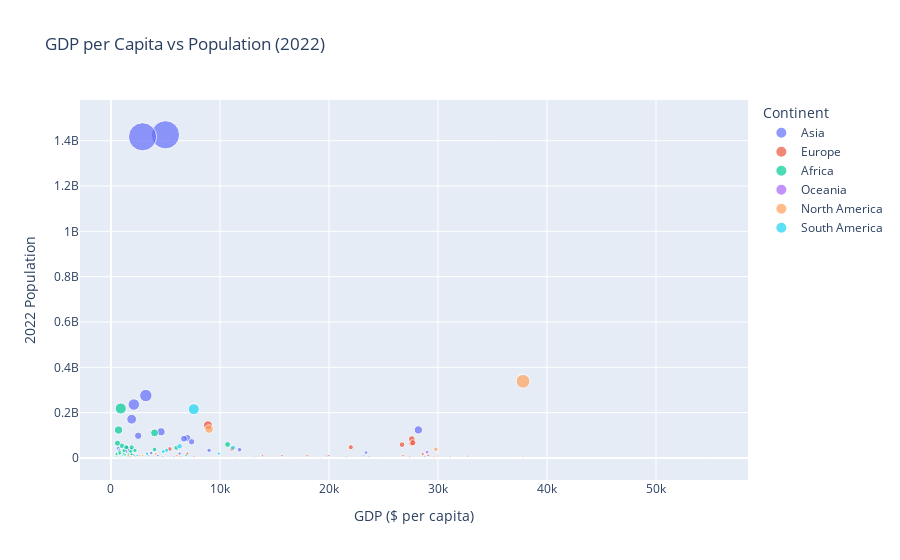

Notebook code cell kept with this figure:
### Code cell
# PLOTLY - bubble plot
fig = px.scatter(
    merged_df,
    x="GDP ($ per capita)",
    y="2022 Population",
    size="total share",
    color="Continent",
    hover_name="Country/Territory",
    title="GDP per Capita vs Population (2022)"
)

fig.show()

### Figure 1 — Plotly figure (JSON) as saved in the notebook; plotly's stock layout.template omitted (floating-point values rounded to 4 significant figures)
{"data": [{"hovertemplate": "<b>%{hovertext}</b><br><br>Continent=Asia<br>GDP ($ per capita)=%{x}<br>2022 Population=%{y}<br>total share=%{marker.size}<extra></extra>", "hovertext": ["Afghanistan", "Armenia", "Azerbaijan", "Bahrain", "Bangladesh", "Bhutan", "Brunei", "Cambodia", "China", "Georgia", "Hong Kong", "India", "Indonesia", "Iran", "Iraq", "Israel", "Japan", "Jordan", "Kazakhstan", "Kuwait", "Kyrgyzstan", "Laos", "Lebanon", "Macau", "Malaysia", "Maldives", "Mongolia", "Nepal", "Oman", "Pakistan", "Philippines", "Qatar", "Saudi Arabia", "Singapore", "Sri Lanka", "Syria", "Taiwan", "Tajikistan", "Thailand", "Turkey", "Turkmenistan", "United Arab Emirates", "Uzbekistan", "Vietnam", "Yemen"], "legendgroup": "Asia", "marker": {"color": "#636efa", "size": [0.5361, 0.03624, 0.135, 0.01919, 2.231, 0.0102, 0.005852, 0.2185, 18.58, 0.0488, 0.09761, 18.47, 3.591, 1.154, 0.58, 0.1178, 1.616, 0.1471, 0.2528, 0.05564, 0.08642, 0.09814, 0.07155, 0.009061, 0.4423, 0.006827, 0.04429, 0.3982, 0.05965, 3.074, 1.506, 0.03513, 0.4745, 0.07789, 0.2846, 0.2884, 0.3114, 0.1297, 0.9345, 1.112, 0.08382, 0.1231, 0.4513, 1.28, 0.4392], "sizemode": "area", "sizeref": 0.04646, "symbol": "circle"}, "mode": "markers", "name": "Asia", "orientation": "v", "showlegend": true, "type": "scatter", "x": [700.0, 3500.0, 3400.0, 16900.0, 1900.0, 1300.0, 18600.0, 1900.0, 5000.0, 2500.0, 28800.0, 2900.0, 3200.0, 7000.0, 1500.0, 19800.0, 28200.0, 4300.0, 6300.0, 19000.0, 1600.0, 1700.0, 4800.0, 19400.0, 9000.0, 3900.0, 1800.0, 1400.0, 13100.0, 2100.0, 4600.0, 21500.0, 11800.0, 23700.0, 3700.0, 3300.0, 23400.0, 1000.0, 7400.0, 6700.0, 5800.0, 23200.0, 1700.0, 2500.0, 800.0], "xaxis": "x", "y": [41128771, 2780469, 10358074, 1472233, 171186372, 782455, 449002, 16767842, 1425887337, 3744385, 7488865, 1417173173, 275501339, 88550570, 44496122, 9038309, 123951692, 11285869, 19397998, 4268873, 6630623, 7529475, 5489739, 695168, 33938221, 523787, 3398366, 30547580, 4576298, 235824862, 115559009, 2695122, 36408820, 5975689, 21832143, 22125249, 23893394, 9952787, 71697030, 85341241, 6430770, 9441129, 34627652, 98186856, 33696614], "yaxis": "y"}, {"hovertemplate": "<b>%{hovertext}</b><br><br>Continent=Europe<br>GDP ($ per capita)=%{x}<br>2022 Population=%{y}<br>total share=%{marker.size}<extra></extra>", "hovertext": ["Albania", "Andorra", "Austria", "Belarus", "Belgium", "Bulgaria", "Croatia", "Cyprus", "Czech Republic", "Denmark", "Estonia", "Faroe Islands", "Finland", "France", "Germany", "Gibraltar", "Greece", "Guernsey", "Hungary", "Iceland", "Ireland", "Isle of Man", "Italy", "Jersey", "Latvia", "Liechtenstein", "Lithuania", "Luxembourg", "Malta", "Moldova", "Monaco", "Netherlands", "Norway", "Poland", "Portugal", "Romania", "Russia", "San Marino", "Serbia", "Slovakia", "Slovenia", "Spain", "Sweden", "Switzerland", "Ukraine", "United Kingdom"], "legendgroup": "Europe", "marker": {"color": "#EF553B", "size": [0.03705, 0.00104, 0.1165, 0.1243, 0.1519, 0.0884, 0.05253, 0.01631, 0.1368, 0.07667, 0.01728, 0.000692, 0.07222, 0.8423, 1.087, 0.0004255, 0.1354, 0.0008251, 0.1299, 0.00486, 0.06547, 0.001102, 0.7695, 0.001444, 0.02412, 0.0005126, 0.03584, 0.008441, 0.006951, 0.04266, 0.0004753, 0.2289, 0.07083, 0.5195, 0.1339, 0.2562, 1.886, 0.0004387, 0.09412, 0.07356, 0.02763, 0.6199, 0.1375, 0.1139, 0.5175, 0.8799], "sizemode": "area", "sizeref": 0.04646, "symbol": "circle"}, "mode": "markers", "name": "Europe", "orientation": "v", "showlegend": true, "type": "scatter", "x": [4500.0, 19000.0, 30000.0, 6100.0, 29100.0, 7600.0, 10600.0, 19200.0, 15700.0, 31100.0, 12300.0, 22000.0, 27400.0, 27600.0, 27600.0, 17500.0, 20000.0, 20000.0, 13900.0, 30900.0, 29600.0, 21000.0, 26700.0, 24800.0, 10200.0, 25000.0, 11400.0, 55100.0, 17700.0, 1800.0, 27000.0, 28600.0, 37800.0, 11100.0, 18000.0, 7000.0, 8900.0, 34600.0, 2200.0, 13300.0, 19000.0, 22000.0, 26800.0, 32700.0, 5400.0, 27700.0], "xaxis": "x", "y": [2842321, 79824, 8939617, 9534954, 11655930, 6781953, 4030358, 1251488, 10493986, 5882261, 1326062, 53090, 5540745, 64626628, 83369843, 32649, 10384971, 63301, 9967308, 372899, 5023109, 84519, 59037474, 110778, 1850651, 39327, 2750055, 647599, 533286, 3272996, 36469, 17564014, 5434319, 39857145, 10270865, 19659267, 144713314, 33660, 7221365, 5643453, 2119844, 47558630, 10549347, 8740472, 39701739, 67508936], "yaxis": "y"}, {"hovertemplate": "<b>%{hovertext}</b><br><br>Continent=Africa<br>GDP ($ per capita)=%{x}<br>2022 Population=%{y}<br>total share=%{marker.size}<extra></extra>", "hovertext": ["Algeria", "Angola", "Benin", "Botswana", "Burkina Faso", "Burundi", "Cameroon", "Cape Verde", "Chad", "Comoros", "Djibouti", "Egypt", "Equatorial Guinea", "Eritrea", "Ethiopia", "Gabon", "Ghana", "Guinea", "Guinea-Bissau", "Kenya", "Lesotho", "Liberia", "Libya", "Madagascar", "Malawi", "Mali", "Mauritania", "Mauritius", "Mayotte", "Morocco", "Mozambique", "Namibia", "Niger", "Nigeria", "Reunion", "Rwanda", "Senegal", "Seychelles", "Sierra Leone", "Somalia", "South Africa", "Sudan", "Tanzania", "Togo", "Tunisia", "Uganda", "Western Sahara", "Zambia", "Zimbabwe"], "legendgroup": "Africa", "marker": {"color": "#00cc96", "size": [0.5853, 0.4639, 0.174, 0.03428, 0.2955, 0.168, 0.3638, 0.007731, 0.231, 0.01091, 0.01461, 1.447, 0.02183, 0.04802, 1.608, 0.03114, 0.4363, 0.1806, 0.02744, 0.7042, 0.03005, 0.06911, 0.08879, 0.386, 0.266, 0.2945, 0.06173, 0.01694, 0.00425, 0.4882, 0.4297, 0.03346, 0.3416, 2.848, 0.0127, 0.1796, 0.2257, 0.001396, 0.1122, 0.2294, 0.7806, 0.611, 0.8537, 0.1153, 0.161, 0.6158, 0.007507, 0.2609, 0.2127], "sizemode": "area", "sizeref": 0.04646, "symbol": "circle"}, "mode": "markers", "name": "Africa", "orientation": "v", "showlegend": true, "type": "scatter", "x": [6000.0, 1900.0, 1100.0, 9000.0, 1100.0, 600.0, 1800.0, 1400.0, 1200.0, 700.0, 1300.0, 4000.0, 2700.0, 700.0, 700.0, 5500.0, 2200.0, 2100.0, 800.0, 1000.0, 3000.0, 1000.0, 6400.0, 800.0, 600.0, 900.0, 1800.0, 11400.0, 2600.0, 4000.0, 1200.0, 7200.0, 800.0, 900.0, 5800.0, 1300.0, 1600.0, 7800.0, 500.0, 500.0, 10700.0, 1900.0, 600.0, 1500.0, 6900.0, 1400.0, NaN, 800.0, 1900.0], "xaxis": "x", "y": [44903225, 35588987, 13352864, 2630296, 22673762, 12889576, 27914536, 593149, 17723315, 836774, 1120849, 110990103, 1674908, 3684032, 123379924, 2388992, 33475870, 13859341, 2105566, 54027487, 2305825, 5302681, 6812341, 29611714, 20405317, 22593590, 4736139, 1299469, 326101, 37457971, 32969517, 2567012, 26207977, 218541212, 974052, 13776698, 17316449, 107118, 8605718, 17597511, 59893885, 46874204, 65497748, 8848699, 12356117, 47249585, 575986, 20017675, 16320537], "yaxis": "y"}, {"hovertemplate": "<b>%{hovertext}</b><br><br>Continent=Oceania<br>GDP ($ per capita)=%{x}<br>2022 Population=%{y}<br>total share=%{marker.size}<extra></extra>", "hovertext": ["American Samoa", "Australia", "Cook Islands", "Fiji", "French Polynesia", "Guam", "Kiribati", "Marshall Islands", "Nauru", "New Caledonia", "New Zealand", "Palau", "Papua New Guinea", "Samoa", "Solomon Islands", "Tonga", "Tuvalu", "Vanuatu", "Wallis and Futuna"], "legendgroup": "Oceania", "marker": {"color": "#ab63fa", "size": [0.000577, 0.3412, 0.0002217, 0.01212, 0.003992, 0.002239, 0.00171, 0.0005418, 0.0001651, 0.003779, 0.06758, 0.0002353, 0.1322, 0.002898, 0.00944, 0.001393, 0.0001474, 0.004259, 0.0001508], "sizemode": "area", "sizeref": 0.04646, "symbol": "circle"}, "mode": "markers", "name": "Oceania", "orientation": "v", "showlegend": true, "type": "scatter", "x": [8000.0, 29000.0, 5000.0, 5800.0, 17500.0, 21000.0, 800.0, 1600.0, 5000.0, 15000.0, 21600.0, 9000.0, 2200.0, 5600.0, 1700.0, 2200.0, 1100.0, 2900.0, 3700.0], "xaxis": "x", "y": [44273, 26177413, 17011, 929766, 306279, 171774, 131232, 41569, 12668, 289950, 5185288, 18055, 10142619, 222382, 724273, 106858, 11312, 326740, 11572], "yaxis": "y"}, {"hovertemplate": "<b>%{hovertext}</b><br><br>Continent=North America<br>GDP ($ per capita)=%{x}<br>2022 Population=%{y}<br>total share=%{marker.size}<extra></extra>", "hovertext": ["Anguilla", "Aruba", "Barbados", "Belize", "Bermuda", "Canada", "Cayman Islands", "Costa Rica", "Cuba", "Dominica", "Dominican Republic", "El Salvador", "Greenland", "Grenada", "Guadeloupe", "Guatemala", "Haiti", "Honduras", "Jamaica", "Martinique", "Mexico", "Montserrat", "Nicaragua", "Panama", "Puerto Rico", "Saint Lucia", "Saint Vincent and the Grenadines", "United States"], "legendgroup": "North America", "marker": {"color": "#FFA15A", "size": [0.0002067, 0.001387, 0.003671, 0.005282, 0.0008366, 0.5012, 0.0008955, 0.06753, 0.1461, 0.000948, 0.1464, 0.08259, 0.000736, 0.001635, 0.005158, 0.2326, 0.151, 0.136, 0.03685, 0.00479, 1.662, 5.722e-05, 0.09056, 0.05746, 0.04239, 0.002344, 0.001355, 4.409], "sizemode": "area", "sizeref": 0.04646, "symbol": "circle"}, "mode": "markers", "name": "North America", "orientation": "v", "showlegend": true, "type": "scatter", "x": [8600.0, 28000.0, 15700.0, 4900.0, 36000.0, 29800.0, 35000.0, 9100.0, 2900.0, 5400.0, 6000.0, 4800.0, 20000.0, 5000.0, 8000.0, 4100.0, 1600.0, 2600.0, 3900.0, 14400.0, 9000.0, 3400.0, 2300.0, 6300.0, 16800.0, 5400.0, 2900.0, 37800.0], "xaxis": "x", "y": [15857, 106445, 281635, 405272, 64184, 38454327, 68706, 5180829, 11212191, 72737, 11228821, 6336392, 56466, 125438, 395752, 17843908, 11584996, 10432860, 2827377, 367507, 127504125, 4390, 6948392, 4408581, 3252407, 179857, 103948, 338289857], "yaxis": "y"}, {"hovertemplate": "<b>%{hovertext}</b><br><br>Continent=South America<br>GDP ($ per capita)=%{x}<br>2022 Population=%{y}<br>total share=%{marker.size}<extra></extra>", "hovertext": ["Argentina", "Bolivia", "Brazil", "Chile", "Colombia", "Ecuador", "French Guiana", "Guyana", "Paraguay", "Peru", "Suriname", "Uruguay", "Venezuela"], "legendgroup": "South America", "marker": {"color": "#19d3f3", "size": [0.5932, 0.1593, 2.806, 0.2555, 0.6761, 0.2346, 0.00397, 0.01054, 0.08838, 0.4438, 0.008055, 0.04461, 0.3689], "sizemode": "area", "sizeref": 0.04646, "symbol": "circle"}, "mode": "markers", "name": "South America", "orientation": "v", "showlegend": true, "type": "scatter", "x": [11200.0, 2400.0, 7600.0, 9900.0, 6300.0, 3300.0, 8300.0, 4000.0, 4700.0, 5100.0, 4000.0, 12800.0, 4800.0], "xaxis": "x", "y": [45510318, 12224110, 215313498, 19603733, 51874024, 18001000, 304557, 808726, 6780744, 34049588, 618040, 3422794, 28301696], "yaxis": "y"}], "layout": {"legend": {"itemsizing": "constant", "title": {"text": "Continent"}, "tracegroupgap": 0}, "title": {"text": "GDP per Capita vs Population (2022)"}, "xaxis": {"anchor": "y", "domain": [0, 1], "title": {"text": "GDP ($ per capita)"}}, "yaxis": {"anchor": "x", "domain": [0, 1], "title": {"text": "2022 Population"}}}}
